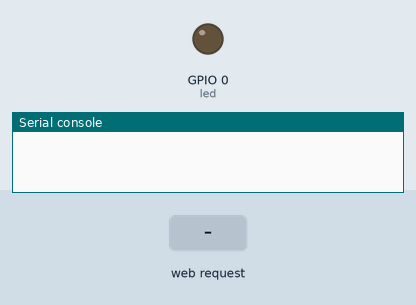
Simulated run of this program. Board: ESP8266 board running MicroPython. On the bench: output pins drawn as LEDs (lit = HIGH), the last lines printed to the serial console. The test bench sets the inputs (shaded band).

Above: at 1.2 s.
1.3 s: HTTP request GET /?led=on received
At 2.5 s:
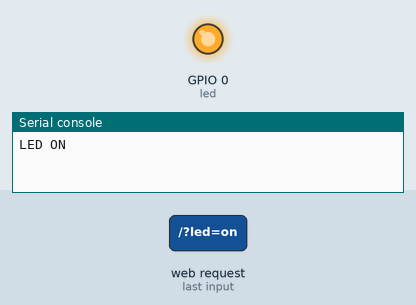
2.8 s: HTTP request GET /?led=off received
At 3.7 s:
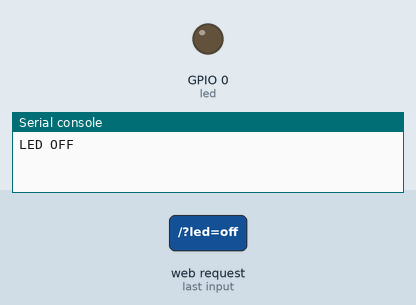
Timing chart, 0 to 5.8 s (numbered marks = the images above; inputs shaded):
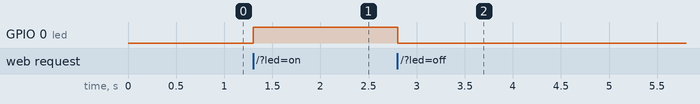

Measured:
- after the input at 1.3 s, GPIO 0 (led): LOW → HIGH at once
- after the input at 2.8 s, GPIO 0 (led): HIGH → LOW at once

The program:

web_led.py
```python
from machine import Pin
import usocket as socket

led = Pin(0,Pin.OUT)


def web_page():
  if led.value() == 1:
    gpio_state="ON"
  else:
    gpio_state="OFF"

  html = """<html>
            <head>
            <title>ESP LED Web Server</title>
            <meta charset="UTF-8">
            <meta name="viewport" content="width=device-width, initial-scale=1.0">
            </head>
            <body>
            <h1>ESP Web Server</h1>
            <p>GPIO state: """ + gpio_state + """</p>
            <p><a href="/?led=on"><button>ON</button></a></p>
            <p><a href="/?led=off"><button>OFF</button></a></p>
            </body>
            </html>"""

  return html

s = socket.socket(socket.AF_INET, socket.SOCK_STREAM)
s.bind(('', 80))
s.listen(5)

while True:
  conn, addr = s.accept()
  print('Got a connection from %s' % str(addr))
  request = conn.recv(1024)
  request = str(request)
  print('Content = %s' % request)
  led_on = request.find('/?led=on')
  led_off = request.find('/?led=off')
  if led_on == 6:
    print('LED ON')
    led.on()
  if led_off == 6:
    print('LED OFF')
    led.off()
  response = web_page()
  conn.send('HTTP/1.1 200 OK\n')
  conn.send('Content-Type: text/html\n')
  conn.send('Connection: close\n\n')
  conn.sendall(response)
  conn.close()
```
